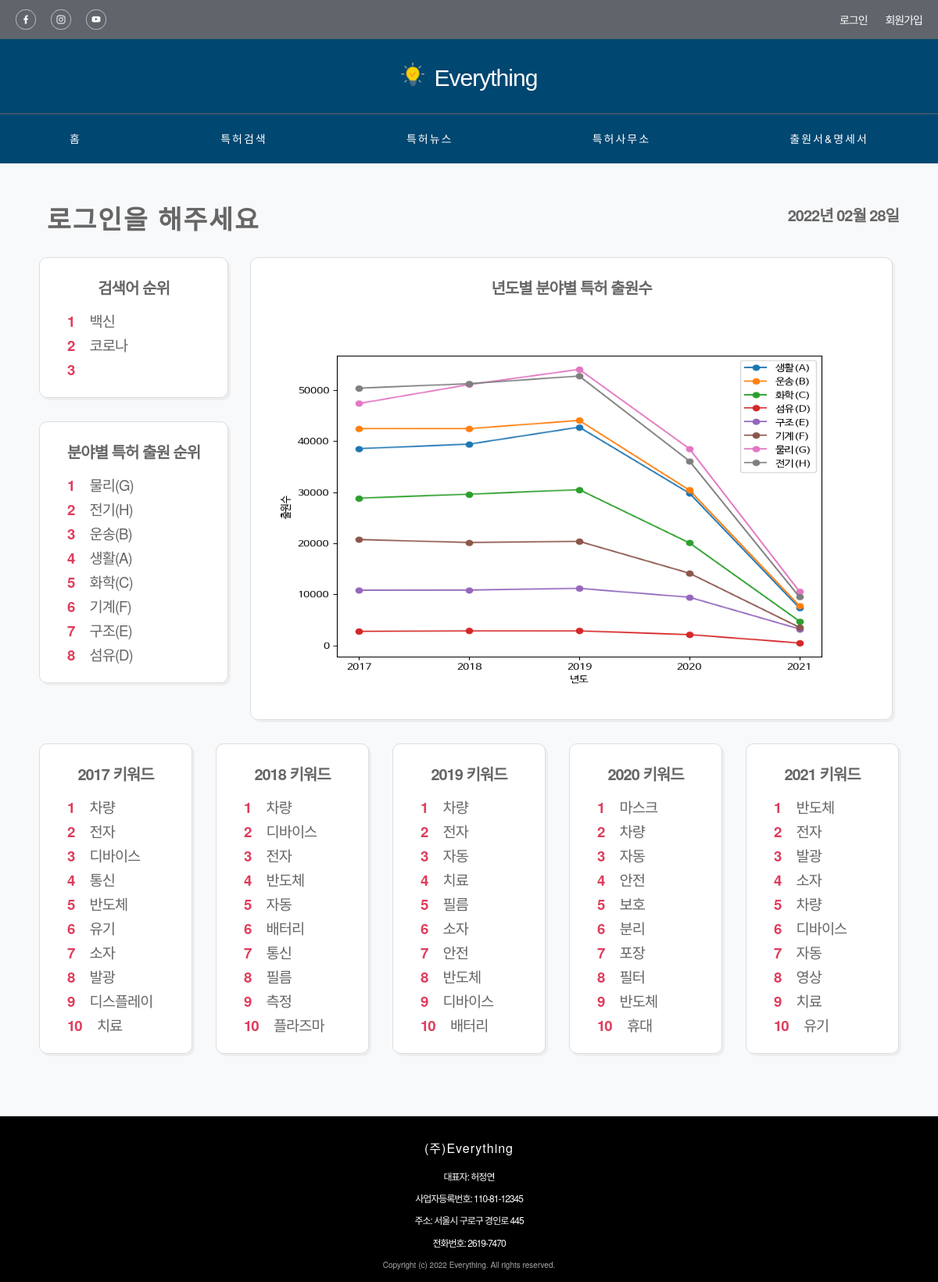
The page / on the database its author committed.
### patent_search/vo.py (models this page shows)
class Search(db.Model):
    word = db.Column(db.String(50), primary_key=True)
    count = db.Column(db.Integer, nullable=False)

### app.py (the view, shortened to what this page needs)
@app.route('/')
def root():
    if 'flag' not in session.keys():
        session['flag'] = False
    date = datetime.today().strftime("%Y년 %m월 %d일")
    res_search = SearchRankingDB.getByTop5()
    res_search = enumerate(res_search)
    year_ipc_patent = pd.read_csv('static/csv/year_ipc_patent.csv', index_col=0, encoding='euc-kr')
    img_path = 'static/images/year_ipc_patent.png'
    plt.figure(figsize=(8, 6))
    plt.xticks([2017, 2018, 2019, 2020, 2021])
    plt.plot(year_ipc_patent, '-o', label=year_ipc_patent.columns)
    plt.legend(loc='best')
    plt.xlabel("년도")
    plt.ylabel("출원수")
    plt.savefig(img_path)
    field = ['생활(A)', '운송(B)', '화학(C)', '섬유(D)', '구조(E)', '기계(F)', '물리(G)', '전기(H)']
    year_ipc_ranking_data = {}
    for i in range(0, len(field)):
        year_ipc_ranking_data[field[i]] = year_ipc_patent[field[i]].sum()
    year_ipc_ranking_data = sorted(year_ipc_ranking_data.items(), key=lambda x: x[1], reverse=True)
    year_ipc_ranking_data = enumerate(year_ipc_ranking_data)
    years = [2017, 2018, 2019, 2020, 2021]
    year_keyword = pd.read_csv('static/csv/year_keyword.csv', encoding='euc-kr')
    for year in years:
        globals()[f'res_{year}'] = year_keyword[year_keyword['년도'] == year].values.tolist()
        globals()[f'res_{year}'] = enumerate(globals()[f'res_{year}'])
    filepath = 'static/csv/'
    fav_field = Field()
    return render_template('index.html', res_search=res_search, fav_field=fav_field, date=date, year_ipc_ranking_data=year_ipc_ranking_data, img_path=img_path,
            res_2017=res_2017, res_2018=res_2018, res_2019=res_2019, res_2020=res_2020, res_2021=res_2021) # 변수명 자동 생성으로 인한 경고

### patent_search/service.py (called while the page is built)
    def getByTop5(self):
        return Search.query.order_by(Search.count.desc()).limit(5)

### templates/index.html (shortened to what this page needs)
<!DOCTYPE html>
<html lang="ko">
<head>
    {% include 'include/head.html' %}
    <link type="text/css" rel="stylesheet" href="/static/css/index.css">
</head>
<body>
    <div id="wrap">
        {% include 'include/header.html' %}
        <div class="contents-main">
        	<div class="contents-contrainer">
        		<div class="contents-header">
		            <div class="contents-titles">
                        {% if not session.flag %}
                            <div class="contents-title">로그인을 해주세요</div>
                        {% else %}
                            {% if fav_field != None %}
		                        <div class="contents-title">{{session.login_id}}</div>
                            {% else %}
                                <div class="contents-title">관심분야를 등록해보세요</div>
                            {% endif %}
                        {% endif %}
					</div>
                    <div class="date">{{date}}</div>
				</div>
                <div class="analysis">
                    <div class="common-top full">
                        <div class="common-top-left">
                            <div class="common-search-ranking graph">
                                <div class="graph-title">검색어 순위</div>
                                {% for i, search in res_search %}
                                    <div class="graph-content"><span class="strong">{{i+1}}</span> {{search.word}}</div>
                                {% endfor%}
                            </div>
                            <div class="common-field-ranking graph">
                                <div class="graph-title">분야별 특허 출원 순위</div>
                                {% for i, (key, value) in year_ipc_ranking_data %}
                                    <div class="graph-content"><span class="strong">{{i+1}}</span> {{key}}</div>
                                {% endfor %}
                            </div>
                        </div>
                        <div class="common-year-field graph">
                            <div class="graph-title">년도별 분야별 특허 출원수</div>
                            <img class="year-ipc-graph" src="{{img_path}}">
                        </div>
                    </div>
                    <div class="common-middle full">
                        <div class="common-year-keyword">
                            <div class="common-year-2017 graph equal">
                                <div class="graph-title">2017 키워드</div>
                                {% for i, r in res_2017 %}
                                    <div class="graph-content"><span class="strong">{{i+1}}</span> {{r[1]}}</div>
                                {% endfor %}
                            </div>
                            <div class="common-year-2018 graph equal">
                                <div class="graph-title">2018 키워드</div>
                                {% for i, r in res_2018 %}
                                    <div class="graph-content"><span class="strong">{{i+1}}</span> {{r[1]}}</div>
                                {% endfor %}
                            </div>
                            <div class="common-year-2019 graph equal">
                                <div class="graph-title">2019 키워드</div>
                                {% for i, r in res_2019 %}
                                    <div class="graph-content"><span class="strong">{{i+1}}</span> {{r[1]}}</div>
                                {% endfor %}
                            </div>
                            <div class="common-year-2020 graph equal">
                                <div class="graph-title">2020 키워드</div>
                                {% for i, r in res_2020 %}
                                    <div class="graph-content"><span class="strong">{{i+1}}</span> {{r[1]}}</div>
                                {% endfor %}
                            </div>
                            <div class="common-year-2021 graph">
                                <div class="graph-title">2021 키워드</div>
                                {% for i, r in res_2021 %}
                                    <div class="graph-content"><span class="strong">{{i+1}}</span> {{r[1]}}</div>
                                {% endfor %}
                            </div>
                        </div>
                    </div>
                </div>
            </div>
        </div>
        {% include 'include/footer.html' %}
    </div>
</body>
</html>

### templates/include/head.html (shortened to what this page needs)
<link type="text/css" rel="stylesheet" href="/static/css/common.css">
<link type="text/css" rel="stylesheet" href="/static/css/header.css">
<link type="text/css" rel="stylesheet" href="/static/css/footer.css">

### templates/include/header.html (shortened to what this page needs)
<div id="headers">
    <div id="header-top">
        <div class="sns">
            <img src="/static/images/icon_facebook.png" alt="">
            <img src="/static/images/icon_instagram.png" alt="">
            <img src="/static/images/icon_youtube.png" alt="">
        </div>
        <div class="users">
            {% if not session.flag %}
                <a href="/member/login">로그인</a>
                <a href="/member/signup_agree">회원가입</a>
            {% else %}
                <a href="/member/logout">로그아웃</a>
                <a href="/member/mypage">마이페이지</a>
            {% endif %}
        </div>
    </div>
    <div id="header-body">
       <div id="header-contents">
            <div class="logo">
                <img src="/static/images/logo.png" alt="macarontree 이미지 (트리모양))">
                <a href="/">Everything</a>
            </div>
            <hr>
            <div class="menu-contents">
                <a class="menu-item" href="/">홈</a>
                <a class="menu-item" href="/patent/search">특허검색</a>
                <a class="menu-item" href="/patent/news">특허뉴스</a>
                <a class="menu-item" href="/patent/office">특허사무소</a>
                <a class="menu-item" href="/patent/document">출원서&명세서</a>
            </div>
       </div>
    </div>
</div>

### templates/include/footer.html
<div id="footers">
    <div class="footer_contents">
        <div class="company">(주)Everything</div>
        <div class="company-info">대표자: 허정연</div>
        <div class="company-info">사업자등록번호: 110-81-12345</div>
        <div class="company-info">주소: 서울시 구로구 경인로 445</div>
        <div class="company-info">전화번호: 2619-7470</div>
        <div class="copytext">Copyright (c) 2022  Everything. All rights reserved. </div>
    </div>
</div>

### static/css/common.css (style rules this page uses)
html, body, .wrap { font: normal 14px/1.2em '나눔 고딕',NanumGothic, '맑은 고딕',MalgunGothic, sans-serif; }
body, html { width:100%; margin:0; padding:0; font-size:14px; line-height:160%; color:#666; font-family:'NotoSansCJKkr', "나눔 바른 고딕","NanuBarunGothic","맑은 고딕","Malgun Gothic","Apple Gothic","돋움",Dotum,"Helvetica Neue",Helvetica,Arial,sans-serif !important; letter-spacing:-1px; }
div, table, ul, li, ol, dl, dt, dd, h1, h2, h3, h4, h5, h6, p { margin:0; padding:0; font-size:14px; font-weight:normal; list-style:none; font-family: "NotoSansCJKkr","나눔바른고딕","NanumBarunGothic","맑은 고딕","Malgun Gothic","Apple Gothic","돋움",Dotum,"Helvetica Neue",Helvetica,Arial,sans-serif !important; }
img { border:0; }
a:link { color:#000; text-decoration:none; }

### static/css/header.css (style rules this page uses)
#headers { width: 100%; }
#header-top { width: 100%; height: 50px; background: #5f656b; display: flex; }
#header-top .sns { position: relative; top: 12px; margin-left: 20px; }
#header-top .sns img { margin-right: 16px; }
#header-top .users { position: relative; margin: auto 0; }
#header-top .users a { margin-right: 20px; color: white; }
#header-body { width: 100%; height: auto; background-color: #004771; display: flex; }
#header-body #header-contents { display: block; position: relative; width: 1200px; margin: auto; }
#header-body #header-contents .logo { display: block; text-align: center; margin: 30px 20px; }
#header-body #header-contents .logo img { width: 30px; height: 30px; margin-right: 10px; }
#header-body #header-contents .logo a { font-family: sans-serif; font-size: 30px; color: white; }
#header-body #header-contents hr { border: 0; height: 1px; background-color: #5f656b; }
#header-body #header-contents .menu-contents { width: 100%; margin: 20px auto; display: flex; justify-content: space-around; }
#header-body #header-contents .menu-contents .menu-item { display: inline-block; position: relative; cursor: pointer; color: white; letter-spacing: 2px; }

### static/css/footer.css (style rules this page uses)
#footers { width: 100%; display: block; position: relative; background-color: black; }
#footers .footer_contents { width: 100%; color: white; text-align: center; }
#footers .company { padding: 30px 0 10px 0; font-size: 16px; letter-spacing: 1px; }
#footers .company-info { padding: 3px 0; font-size: 12px; }
#footers .copytext { padding: 3px 0 10px 0; font-size: 10px; color: darkgray; letter-spacing: 0px; }

### static/css/index.css (style rules this page uses)
body { background: #f8f9fb; }
#wrap { width: 100%; height: 100%; position: relative; display: flex; flex-flow: column nowrap; }
.contents-main { width: 100%; height: auto; position: relative; padding: 50px 0 80px 0; display: block; }
.contents-contrainer { width: 1100px; margin: 0 auto; }
.contents-header { width: 100%; height: 50px; position: relative; margin-bottom: 20px; }
.contents-titles { display: flex; float: left }
.contents-title { font-size: 25pt; font-weight: bolder; letter-spacing: 2px; margin: 10px; }
.date { position: relative; top: 5px; font-size: 15pt; font-weight: bold; float: right; }
.graph { width: 100%; background: #fff; padding: 20px 10px; border-radius: 10px; border: 1px solid #ddd; box-shadow: 3px 3px #eee; }
.graph-title { width: 100%; text-align: center; font-size: 15pt; font-weight: bolder; line-height: 35px; margin-bottom: 10px; }
.graph-content { font-size: 14pt; line-height: 30px; margin-left: 10px; }
.full { width: 100%; }
.equal { margin-right: 30px; }
.strong { font-weight: bolder; color: #de3e5d; margin: 0 15px; }
.common-top { display: flex; margin-bottom: 30px; }
.common-top-left { width: 220px; margin: 0 50px 0 0; }
.common-search-ranking { margin: 0 0 30px 0; }
.common-year-field { width: 800px; }
.common-year-keyword { display: flex; }
.year-ipc-graph { width: 100%; height: 500px; }

### rows shown on the page
Search: i "1", word "백신"
Search: i+1 "2", word "코로나"

### other values the page prints
{{ i+1 }} "3"
{{ i+1 }} "1" "2" "3" "4" "5" "6" "7" "8"
{{ key }} "물리(G)" "전기(H)" "운송(B)" "생활(A)" "화학(C)" "기계(F)" "구조(E)" "섬유(D)"
{{ i+1 }} "1" "2" "3" "4" "5" "6" "7" "8" "9" "10"
{{ r[1] }} "차량" "전자" "디바이스" "통신" "반도체" "유기" "소자" "발광" "디스플레이" "치료"
{{ r[1] }} "차량" "디바이스" "전자" "반도체" "자동" "배터리" "통신" "필름" "측정" "플라즈마"
{{ r[1] }} "차량" "전자" "자동" "치료" "필름" "소자" "안전" "반도체" "디바이스" "배터리"
{{ r[1] }} "마스크" "차량" "자동" "안전" "보호" "분리" "포장" "필터" "반도체" "휴대"
{{ r[1] }} "반도체" "전자" "발광" "소자" "차량" "디바이스" "자동" "영상" "치료" "유기"
